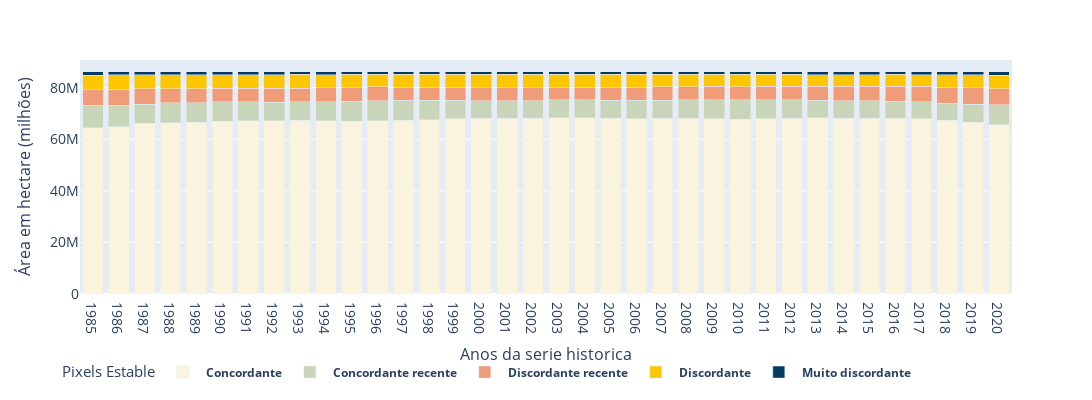

The code cell stored with this chart in its notebook:
### Code cell
nomeLegend = "Pixels Estable"
namePlot = "Porcentagem de áreas estaveis, mapa "
df_est['name_class'] = df_est['classe'].copy()
df_est['name_class'].replace(dict_name_Concorda, inplace=True)
plot_Serie_areasEstaveis(df_est, namePlot, dict_CColor_concord, nomeLegend)

### Figure 1 — Plotly figure (JSON) as saved in the notebook; plotly's stock layout.template omitted (floating-point values rounded to 4 significant figures)
{"data": [{"alignmentgroup": "True", "hovertemplate": "name_class=<b> Concordante </b><br>year=%{x}<br>area=%{y}<extra></extra>", "legendgroup": "<b> Concordante </b>", "marker": {"color": "#faf3dd", "pattern": {"shape": ""}}, "name": "<b> Concordante </b>", "offsetgroup": "<b> Concordante </b>", "orientation": "v", "showlegend": true, "textposition": "auto", "type": "bar", "x": ["1985", "1986", "1987", "1988", "1989", "1990", "1991", "1992", "1993", "1994", "1995", "1996", "1997", "1998", "1999", "2000", "2001", "2002", "2003", "2004", "2005", "2006", "2007", "2008", "2009", "2010", "2011", "2012", "2013", "2014", "2015", "2016", "2017", "2018", "2019", "2020"], "xaxis": "x", "y": [64450000.0, 64930000.0, 66200000.0, 66430000.0, 66580000.0, 66940000.0, 67180000.0, 67270000.0, 67440000.0, 67160000.0, 66960000.0, 67240000.0, 67460000.0, 67650000.0, 67950000.0, 68090000.0, 68200000.0, 68230000.0, 68350000.0, 68370000.0, 68080000.0, 68070000.0, 68170000.0, 68110000.0, 67990000.0, 67840000.0, 67900000.0, 68270000.0, 68280000.0, 68120000.0, 68100000.0, 68220000.0, 68010000.0, 67400000.0, 66600000.0, 65720000.0], "yaxis": "y"}, {"alignmentgroup": "True", "hovertemplate": "name_class=<b> Concordante recente </b><br>year=%{x}<br>area=%{y}<extra></extra>", "legendgroup": "<b> Concordante recente </b>", "marker": {"color": "#c8d5b9", "pattern": {"shape": ""}}, "name": "<b> Concordante recente </b>", "offsetgroup": "<b> Concordante recente </b>", "orientation": "v", "showlegend": true, "textposition": "auto", "type": "bar", "x": ["1985", "1986", "1987", "1988", "1989", "1990", "1991", "1992", "1993", "1994", "1995", "1996", "1997", "1998", "1999", "2000", "2001", "2002", "2003", "2004", "2005", "2006", "2007", "2008", "2009", "2010", "2011", "2012", "2013", "2014", "2015", "2016", "2017", "2018", "2019", "2020"], "xaxis": "x", "y": [8727000.0, 8327000.0, 7478000.0, 7691000.0, 7679000.0, 7575000.0, 7378000.0, 7189000.0, 7093000.0, 7440000.0, 7838000.0, 7782000.0, 7699000.0, 7574000.0, 7185000.0, 6938000.0, 6771000.0, 6832000.0, 6944000.0, 6920000.0, 7117000.0, 7155000.0, 6988000.0, 7169000.0, 7374000.0, 7533000.0, 7438000.0, 7057000.0, 6971000.0, 6906000.0, 6788000.0, 6580000.0, 6479000.0, 6521000.0, 6918000.0, 7779000.0], "yaxis": "y"}, {"alignmentgroup": "True", "hovertemplate": "name_class=<b> Discordante recente </b><br>year=%{x}<br>area=%{y}<extra></extra>", "legendgroup": "<b> Discordante recente </b>", "marker": {"color": "#f19c79", "pattern": {"shape": ""}}, "name": "<b> Discordante recente </b>", "offsetgroup": "<b> Discordante recente </b>", "orientation": "v", "showlegend": true, "textposition": "auto", "type": "bar", "x": ["1985", "1986", "1987", "1988", "1989", "1990", "1991", "1992", "1993", "1994", "1995", "1996", "1997", "1998", "1999", "2000", "2001", "2002", "2003", "2004", "2005", "2006", "2007", "2008", "2009", "2010", "2011", "2012", "2013", "2014", "2015", "2016", "2017", "2018", "2019", "2020"], "xaxis": "x", "y": [6008000.0, 6106000.0, 5918000.0, 5496000.0, 5375000.0, 5249000.0, 5221000.0, 5279000.0, 5320000.0, 5363000.0, 5401000.0, 5283000.0, 5053000.0, 5063000.0, 5005000.0, 5038000.0, 5076000.0, 5001000.0, 4823000.0, 4958000.0, 4978000.0, 5032000.0, 5154000.0, 5172000.0, 5142000.0, 5120000.0, 5178000.0, 5238000.0, 5397000.0, 5490000.0, 5679000.0, 5865000.0, 6047000.0, 6276000.0, 6428000.0, 6202000.0], "yaxis": "y"}, {"alignmentgroup": "True", "hovertemplate": "name_class=<b> Discordante </b><br>year=%{x}<br>area=%{y}<extra></extra>", "legendgroup": "<b> Discordante </b>", "marker": {"color": "#fec601", "pattern": {"shape": ""}}, "name": "<b> Discordante </b>", "offsetgroup": "<b> Discordante </b>", "orientation": "v", "showlegend": true, "textposition": "auto", "type": "bar", "x": ["1985", "1986", "1987", "1988", "1989", "1990", "1991", "1992", "1993", "1994", "1995", "1996", "1997", "1998", "1999", "2000", "2001", "2002", "2003", "2004", "2005", "2006", "2007", "2008", "2009", "2010", "2011", "2012", "2013", "2014", "2015", "2016", "2017", "2018", "2019", "2020"], "xaxis": "x", "y": [5726000.0, 5627000.0, 5430000.0, 5401000.0, 5455000.0, 5366000.0, 5350000.0, 5376000.0, 5300000.0, 5124000.0, 4965000.0, 4893000.0, 5029000.0, 4913000.0, 5073000.0, 5151000.0, 5201000.0, 5172000.0, 5101000.0, 5020000.0, 5069000.0, 5036000.0, 4973000.0, 4786000.0, 4710000.0, 4787000.0, 4766000.0, 4665000.0, 4446000.0, 4582000.0, 4534000.0, 4505000.0, 4607000.0, 4922000.0, 5124000.0, 5196000.0], "yaxis": "y"}, {"alignmentgroup": "True", "hovertemplate": "name_class=<b> Muito discordante </b><br>year=%{x}<br>area=%{y}<extra></extra>", "legendgroup": "<b> Muito discordante </b>", "marker": {"color": "#013a63", "pattern": {"shape": ""}}, "name": "<b> Muito discordante </b>", "offsetgroup": "<b> Muito discordante </b>", "orientation": "v", "showlegend": true, "textposition": "auto", "type": "bar", "x": ["1985", "1986", "1987", "1988", "1989", "1990", "1991", "1992", "1993", "1994", "1995", "1996", "1997", "1998", "1999", "2000", "2001", "2002", "2003", "2004", "2005", "2006", "2007", "2008", "2009", "2010", "2011", "2012", "2013", "2014", "2015", "2016", "2017", "2018", "2019", "2020"], "xaxis": "x", "y": [1322000.0, 1241000.0, 1202000.0, 1214000.0, 1138000.0, 1103000.0, 1098000.0, 1119000.0, 1074000.0, 1140000.0, 1066000.0, 1031000.0, 989600.0, 1026000.0, 1021000.0, 1009000.0, 984900.0, 996400.0, 1016000.0, 967600.0, 981600.0, 933400.0, 943200.0, 992200.0, 1013000.0, 953000.0, 947700.0, 999200.0, 1137000.0, 1133000.0, 1124000.0, 1064000.0, 1092000.0, 1107000.0, 1164000.0, 1329000.0], "yaxis": "y"}], "layout": {"barmode": "stack", "height": 400, "legend": {"orientation": "h", "title": {"font": {"size": 15}, "text": "Pixels Estable"}, "tracegroupgap": 0, "x": 0.9, "xanchor": "right", "y": -0.4, "yanchor": "bottom"}, "margin": {"t": 60}, "width": 1100, "xaxis": {"anchor": "y", "autorange": true, "domain": [0, 1], "range": [-0.5, 35.5], "tickfont": {"size": 14}, "title": {"font": {"size": 16}, "text": "Anos da serie historica"}, "type": "category"}, "yaxis": {"anchor": "x", "autorange": true, "domain": [0, 1], "range": [0, 90770000.0], "tickfont": {"size": 14}, "title": {"font": {"size": 16}, "text": "Área em hectare (milhões)"}, "type": "linear"}}}
